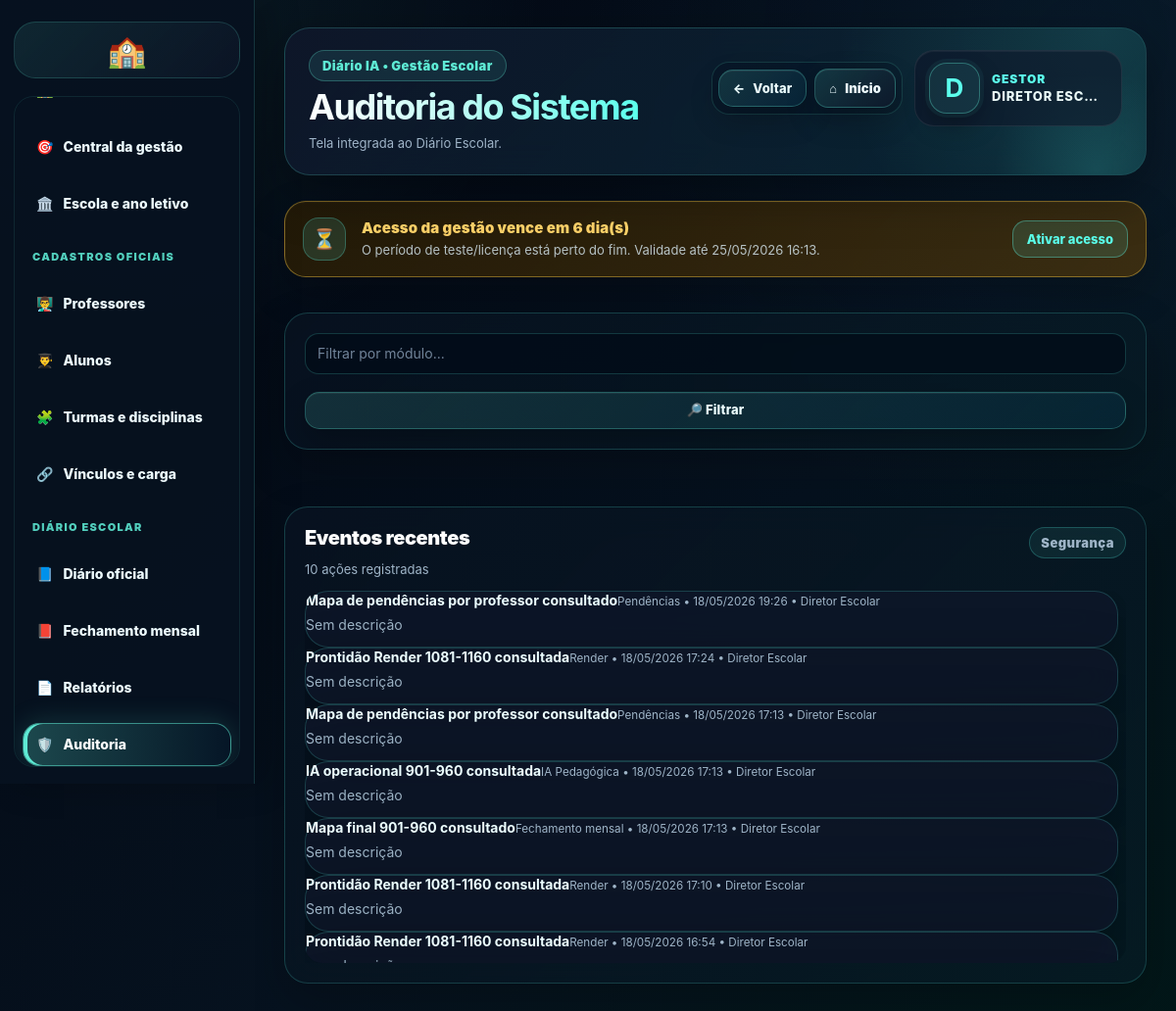
/gestao/auditoria/ (signed in), run on the app's committed database.
### apps/usuarios/models.py (models this page shows, shortened)
class Usuario(AbstractUser):
    class TipoUsuario(models.TextChoices):
        ADMIN = 'ADMIN', 'Administrador'
        PROF = 'PROF', 'Professor'
        COORD = 'COORD', 'Coordenador'
        SEC = 'SEC', 'Secretaria'
    tipo = models.CharField(
        max_length=10,
        choices=TipoUsuario.choices,
        default=TipoUsuario.PROF
    )
    foto = models.ImageField(
        upload_to="professores/",
        null=True,
        blank=True
    )
    gestao_teste_inicio = models.DateTimeField(
        null=True,
        blank=True,
        verbose_name="Início do teste da gestão",
    )
    gestao_acesso_expira_em = models.DateTimeField(
        null=True,
        blank=True,
        verbose_name="Acesso da gestão expira em",
    )
    gestao_acesso_bloqueado = models.BooleanField(
        default=False,
        verbose_name="Acesso da gestão bloqueado",
    )
    gestao_serial_ultimo = models.CharField(
        max_length=255,
        blank=True,
        default="",
        verbose_name="Último serial aplicado",
    )

### apps/academico/models.py (models this page shows, shortened)
class AuditoriaSistema(models.Model):
    usuario = models.ForeignKey(
        settings.AUTH_USER_MODEL,
        on_delete=models.SET_NULL,
        null=True,
        blank=True,
        related_name="auditorias"
    )
    modulo = models.CharField(max_length=120)
    acao = models.CharField(max_length=160)
    objeto = models.CharField(
        max_length=180,
        blank=True,
        null=True
    )
    descricao = models.TextField(
        blank=True,
        null=True
    )
    criado_em = models.DateTimeField(auto_now_add=True)
    class Meta:
        ordering = ["-criado_em"]
        verbose_name = "Auditoria do sistema"
        verbose_name_plural = "Auditorias do sistema"

### apps/core/views_ia.py (the view)
@login_required
def gestao_auditoria(request):
    if not usuario_gestor(request.user):
        return render(request, "core/acesso_negado.html")
    modulo = request.GET.get("modulo", "")
    auditorias = AuditoriaSistema.objects.select_related("usuario").all()
    if modulo:
        auditorias = auditorias.filter(modulo__icontains=modulo)
    context = {
        "auditorias": auditorias[:160],
        "modulo": modulo,
        "total_auditorias": AuditoriaSistema.objects.count(),
        "hoje": date.today(),
    }
    return render(request, "gestao/auditoria.html", context)

### apps/core/context_processors.py (called while the page is built, shortened)
def escola_institucional(request):
    dados = {
        "escola_login": None,
        "escola_login_estado": "ESTADO DO MARANHÃO",
        "escola_login_secretaria": "SECRETARIA DE ESTADO DA EDUCAÇÃO",
        "escola_login_nome_titulo": "Instituição escolar",
        "escola_login_nome_info": "Configurar no painel da gestão",
        "escola_login_aldeia": "Configurar no painel da gestão",
        "escola_login_terra": "Configurar no painel da gestão",
        "escola_login_texto": "Ambiente oficial de acesso da instituição escolar.",
        "gestor_login_nome": "Direção escolar",
        "gestor_login_cargo": "Gestão responsável",
    }
    try:
        from apps.academico.models import Escola
        escola = Escola.objects.filter(ativa=True).first() or Escola.objects.first()
        dados["escola_login"] = escola
    except Exception:
        pass
    return dados

### apps/core/licenca_gestao.py (called while the page is built)
def dias_teste_gestao():
    return max(int(getattr(settings, "GESTAO_TRIAL_DIAS", 7)), 1)

def usuario_eh_gestao(user):
    return getattr(user, "is_authenticated", False) and getattr(user, "tipo", "") in PERFIS_GESTAO

def garantir_periodo_teste(user):
    if not usuario_eh_gestao(user):
        return user
    if getattr(user, "gestao_acesso_expira_em", None):
        return user
    agora = timezone.now()
    inicio = getattr(user, "date_joined", None) or agora
    if timezone.is_naive(inicio):
        inicio = timezone.make_aware(inicio, timezone.get_current_timezone())
    user.gestao_teste_inicio = getattr(user, "gestao_teste_inicio", None) or inicio
    user.gestao_acesso_expira_em = inicio + timedelta(days=dias_teste_gestao())
    user.gestao_acesso_bloqueado = False
    user.save(update_fields=["gestao_teste_inicio", "gestao_acesso_expira_em", "gestao_acesso_bloqueado"])
    return user

def acesso_gestao_expirado(user):
    if not usuario_eh_gestao(user):
        return False
    garantir_periodo_teste(user)
    if getattr(user, "gestao_acesso_bloqueado", False):
        return True
    expira = getattr(user, "gestao_acesso_expira_em", None)
    if not expira:
        return False
    return timezone.now() > expira

### apps/core/templatetags/tratamento_usuario_tags.py (called while the page is built)
def _clean(value):
    return str(value or "").strip()

def _primeiro_nome(user):
    nome = _nome_usuario(user)
    return _clean(nome.split()[0]).lower()

@register.filter
def nome_exibicao(user):
    return _nome_usuario(user)

@register.filter
def tratamento_gestao(user):
    return "Gestora" if _provavel_feminino(user) else "Gestor"

### templates/gestao/auditoria.html
{% extends "gestao/base_premium_gestao.html" %}
{% load static %}
{% block titulo %}Auditoria do Sistema{% endblock %}
{% block subtitulo %}Tela integrada ao Diário Escolar.{% endblock %}
{% block conteudo %}
<div class="premium-only-page visual-1161-1220" data-template="gestao/auditoria.html">
<section class="panel table-panel"><form method="GET" class="gestao-form-grid"><input name="modulo" value="{{ modulo }}" placeholder="Filtrar por módulo..."><button class="btn-primary" type="submit">🔎 Filtrar</button></form></section>
        <section class="panel premium-scroll-panel"><div class="panel-header"><div><h3>Eventos recentes</h3><span>{{ total_auditorias }} ações registradas</span></div><span class="panel-badge">Segurança</span></div><div class="premium-scroll">{% for a in auditorias %}<div class="linha-card"><div class="linha-info"><strong>{{ a.acao }}</strong><small>{{ a.modulo }} • {{ a.criado_em|date:'d/m/Y H:i' }} • {% if a.usuario %}{{ a.usuario.get_full_name|default:'Não informado' }}{% else %}Sistema{% endif %}</small><p style="color:#cbd5e1;margin-top:8px">{{ a.descricao|default:a.objeto|default:'Sem descrição' }}</p></div></div>{% empty %}<div class="empty-risk">Nenhuma auditoria registrada.</div>{% endfor %}</div></section>
</div>
{% endblock %}

### templates/gestao/base_premium_gestao.html (shortened to what this page needs)
{% load static tratamento_usuario_tags %}
<!doctype html>
<html lang="pt-br">
<head>
    <link rel="stylesheet" href="{% static 'css/premium_base_final.css' %}">
    <link rel="stylesheet" href="{% static 'css/premium_responsive_final.css' %}">
    <link rel="stylesheet" href="{% static 'css/premium_print_final.css' %}">
</head>
<body>
<div class="layout ia-clean-shell gestao-shell">
    {% include 'partials/gestao_sidebar.html' %}
    <main class="content gestao-content">
        <header class="gestao-base-header no-print">
            <div>
                <span class="gestao-base-badge">Diário IA • Gestão Escolar</span>
                <h1 class="gestao-base-title">{% block titulo %}{% endblock %}</h1>
                <p class="gestao-base-sub">{% block subtitulo %}Administração escolar{% endblock %}</p>
            </div>
            <div class="gestao-base-actions">
                {% include 'partials/gestao_page_actions.html' %}
                <a class="hero-mini-card gestao-mini-user profile-mini-link profile-mini-with-name" href="{% url 'gestao_configuracoes' %}" title="Imagem e perfil da gestão">
                    {% if request.user and request.user.is_authenticated and request.user.foto %}
                        <img class="profile-mini-photo" src="{{ request.user.foto.url }}" alt="Imagem da gestão">
                    {% else %}
                        <strong class="profile-mini-initial">{% if request.user and request.user.is_authenticated %}{{ request.user|nome_exibicao|default:'G'|slice:':1' }}{% else %}G{% endif %}</strong>
                    {% endif %}
                    <span class="profile-mini-text">
                        <b class="profile-mini-role">{% if request.user and request.user.is_authenticated %}{{ request.user|tratamento_gestao }}{% else %}Gestor(a){% endif %}</b>
                        <small class="profile-mini-name">{% if request.user and request.user.is_authenticated %}{{ request.user|nome_exibicao }}{% else %}Acesso da gestão{% endif %}</small>
                    </span>
                </a>
            </div>
        </header>
        {% include 'partials/aviso_licenca_gestao.html' %}
        {% block conteudo %}{% endblock %}
    </main>
</div>
</body>
</html>

### templates/partials/gestao_sidebar.html (shortened to what this page needs)
<aside class="sidebar admin-sidebar gestao-sidebar-premium">
  <div class="logo" aria-label="Diário IA Gestão">🏫</div>
  <nav class="gestao-nav-clean" aria-label="Menu principal da gestão">
    <a href="{% url 'dashboard_gestao' %}" data-active-paths="/gestao/">🏫 <span>Painel</span></a>
    <a href="{% url 'gestao_centro_operacional_321' %}" data-active-paths="/gestao/centro-operacional/|/gestao/turnos/normalizar/">🎯 <span>Central da gestão</span></a>
    <a href="{% url 'gestao_escola' %}" data-active-paths="/gestao/escola/">🏛️ <span>Escola e ano letivo</span></a>
    <div class="sidebar-section-title">Cadastros oficiais</div>
    <a href="{% url 'gestao_professores' %}" data-active-paths="/gestao/professores/|/gestao/professor/">👨‍🏫 <span>Professores</span></a>
    <a href="{% url 'gestao_alunos' %}" data-active-paths="/gestao/alunos/|/gestao/aluno/|/aluno/">👨‍🎓 <span>Alunos</span></a>
    <a href="{% url 'gestao_cadastros_operacionais_301' %}" data-active-paths="/gestao/cadastros-operacionais/|/gestao/turmas/|/gestao/disciplinas/|/turma/">🧩 <span>Turmas e disciplinas</span></a>
    <a href="{% url 'gestao_carga_horaria_professores_301' %}" data-active-paths="/gestao/carga-horaria-professores/|/gestao/vinculos/|/gestao/horarios/|/gestao/diario-oficial/conferencia-vinculos-horarios/|/gestao/diario-oficial/matriz-turnos/|/gestao/diario-oficial/matriz-turnos-oficial/|/gestao/diario-oficial/estrutura-turnos-reais/">🔗 <span>Vínculos e carga</span></a>
    <div class="sidebar-section-title">Diário escolar</div>
    <a href="{% url 'gestao_diario_oficial' %}" data-active-paths="/gestao/diario-oficial/|/gestao/diario-classe-oficial-completo/|/gestao/frequencia/conferencia-mensal/">📘 <span>Diário oficial</span></a>
    <a href="{% url 'gestao_fechamento_mensal_901' %}" data-active-paths="/gestao/fechamento-mensal-final/|/gestao/fechamentos/|/gestao/fechamentos/checklist/|/gestao/fechamento-anual/|/gestao/diario-oficial/consolidado-mensal-real/">📕 <span>Fechamento mensal</span></a>
    <a href="{% url 'gestao_relatorios_901' %}" data-active-paths="/gestao/relatorios-final/|/gestao/relatorios/|/gestao/relatorios/avancado/|/gestao/relatorios/executivo/oficial/|/gestao/documentos/">📄 <span>Relatórios</span></a>
    <a href="{% url 'gestao_auditoria' %}" data-active-paths="/gestao/auditoria/|/gestao/auditoria/exportacao/|/gestao/assinaturas/|/gestao/calendario/validacao/">🛡️ <span>Auditoria</span></a>
  </nav>
</aside>

### templates/partials/gestao_page_actions.html
<div class="page-actions-premium page-actions-gestao no-print" aria-label="Ações da página">
  <button type="button" class="page-action-btn" title="Voltar" onclick="if (history.length > 1) { history.back(); } else { window.location.href='{% url 'dashboard_gestao' %}'; }"><span class="page-action-icon">←</span><span class="page-action-text">Voltar</span></button>
  <a class="page-action-btn" title="Início Gestão" href="{% url 'dashboard_gestao' %}"><span class="page-action-icon">⌂</span><span class="page-action-text">Início</span></a>
</div>

### templates/partials/aviso_licenca_gestao.html (shortened to what this page needs)
{% load licenca_tags %}
{% licenca_gestao_status as licenca_gestao %}
{% if licenca_gestao.mostrar %}
  <section class="gestao-license-banner gestao-license-banner-{{ licenca_gestao.status }} no-print">
    <div class="gestao-license-icon">{% if licenca_gestao.expirado %}🔒{% elif licenca_gestao.status == 'ok' %}✅{% else %}⏳{% endif %}</div>
    <div class="gestao-license-text">
      <strong>{{ licenca_gestao.titulo }}</strong>
      <span>{{ licenca_gestao.texto }} Validade até {{ licenca_gestao.expira|date:"d/m/Y H:i" }}.</span>
    </div>
    {% if licenca_gestao.expirado or licenca_gestao.status != 'ok' %}
      <a class="gestao-license-action" href="{% url 'ativar_acesso_gestao' %}">Ativar acesso</a>
    {% endif %}
  </section>
{% endif %}

### templates/partials/aviso_licenca_gestao.html (style rules this page uses)
.gestao-license-banner { display:flex; align-items:center; justify-content:space-between; gap:16px; margin:0 0 18px; padding:16px 18px; border:1px solid rgba(95,255,238,.28); border-radius:22px; background:linear-gradient(135deg, rgba(8,20,38,.92), rgba(15,68,73,.72)); box-shadow:0 16px 40px rgba(0,0,0,.22), inset 0 1px 0 rgba(255,255,255,.04); color:#eaffff; }
.gestao-license-icon { width:44px; height:44px; border-radius:16px; display:grid; place-items:center; background:rgba(95,255,238,.12); border:1px solid rgba(95,255,238,.25); font-size:20px; flex:0 0 auto; }
.gestao-license-text { display:flex; flex-direction:column; gap:4px; min-width:0; flex:1; }
.gestao-license-text strong { font-size:15px; font-weight:900; color:#6dfff0; letter-spacing:.01em; }
.gestao-license-text span { font-size:13px; line-height:1.45; color:rgba(226,245,255,.76); }
.gestao-license-action { text-decoration:none; white-space:nowrap; padding:10px 14px; border-radius:14px; border:1px solid rgba(95,255,238,.35); background:rgba(95,255,238,.12); color:#6dfff0; font-size:13px; font-weight:900; }
.gestao-license-banner-atencao { border-color:rgba(255,207,73,.42); background:linear-gradient(135deg, rgba(37,27,7,.92), rgba(76,53,11,.74)); }
.gestao-license-banner-atencao .gestao-license-text strong, .gestao-license-banner-atencao .gestao-license-action { color:#ffd46a; }

### data on the page
Usuario: user|nome_exibicao "D", user|tratamento_gestao "GESTOR", user|nome_exibicao "DIRETOR ESC…", expira "25/05/2026 16:13"
AuditoriaSistema: acao "Mapa de pendências por professor consultado", modulo "Pendências", criado_em "18/05/2026 19:26", usuario.get_full_name "Diretor Escolar", descricao "Sem descrição"
AuditoriaSistema: acao "Prontidão Render 1081-1160 consultada", modulo "Render", criado_em "18/05/2026 17:24", usuario.get_full_name "Diretor Escolar", descricao "Sem descrição"
AuditoriaSistema: acao "Mapa de pendências por professor consultado", modulo "Pendências", criado_em "18/05/2026 17:13", usuario.get_full_name "Diretor Escolar", descricao "Sem descrição"
AuditoriaSistema: acao "IA operacional 901-960 consultada", modulo "IA Pedagógica", criado_em "18/05/2026 17:13", usuario.get_full_name "Diretor Escolar", descricao "Sem descrição"
AuditoriaSistema: acao "Mapa final 901-960 consultado", modulo "Fechamento mensal", criado_em "18/05/2026 17:13", usuario.get_full_name "Diretor Escolar", descricao "Sem descrição"
AuditoriaSistema: acao "Prontidão Render 1081-1160 consultada", modulo "Render", criado_em "18/05/2026 17:10", usuario.get_full_name "Diretor Escolar", descricao "Sem descrição"
AuditoriaSistema: acao "Prontidão Render 1081-1160 consultada", modulo "Render", criado_em "18/05/2026 16:54", usuario.get_full_name "Diretor Escolar"

### other printed values
{{ licenca_gestao.titulo }} "Acesso da gestão vence em 6 dia(s)"
{{ licenca_gestao.texto }} "O período de teste/licença está perto do fim."
{{ total_auditorias }} "10"
